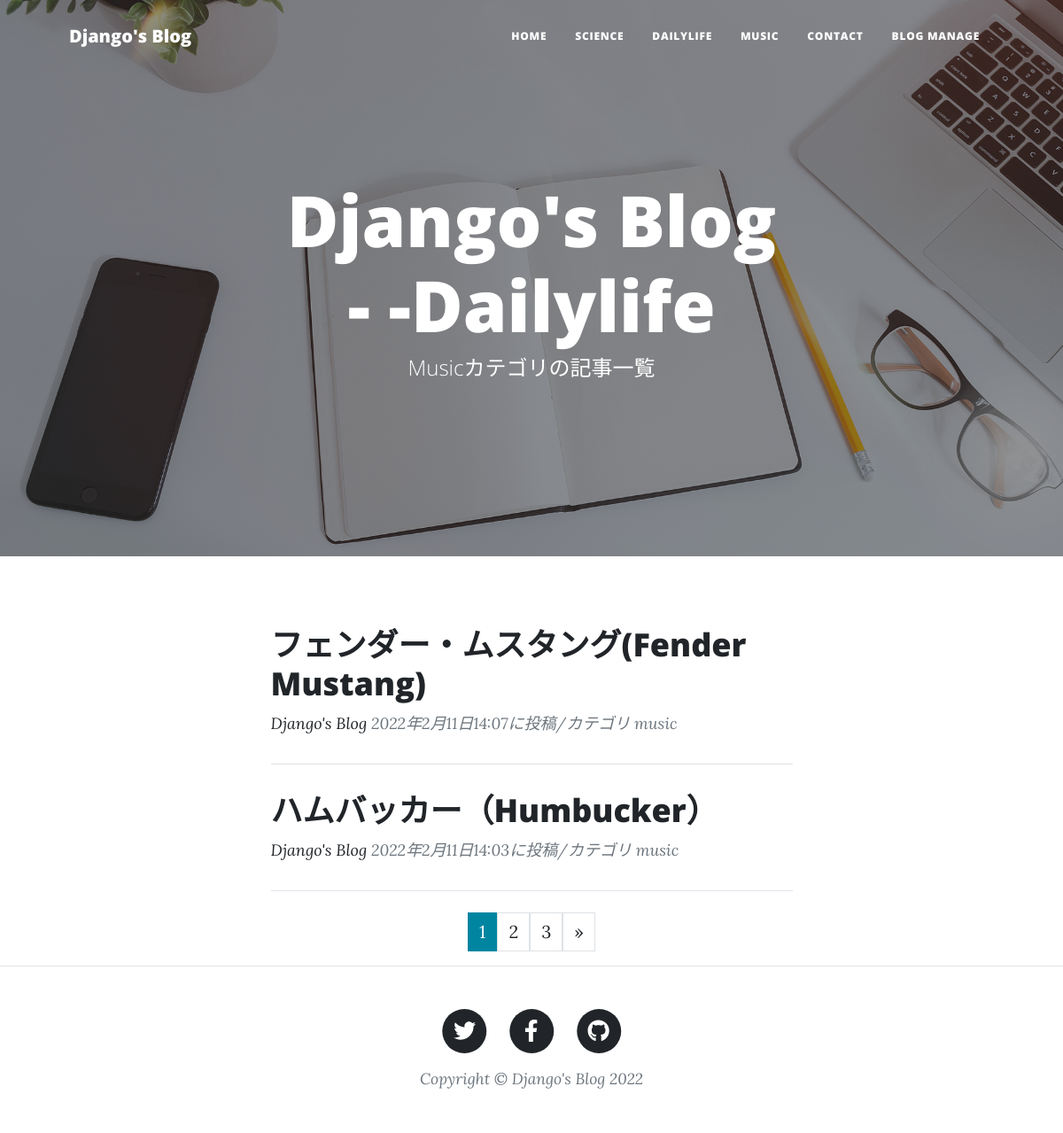
/music-list/, run on the app's committed database.
### blogapp/models.py (models this page shows, shortened)
class BlogPost(models.Model):
    CATEGORY = (
        ('science', '科学のこと'),
        ('dailylife', '日常のこと'),
        ('music', '音楽のこと'),
    )
    title = models.CharField(
        verbose_name='タイトル',
        max_length=200
    )
    content = models.TextField(
        verbose_name='本文'
    )
    posted_at = models.DateTimeField(
        verbose_name='投稿日時',
        auto_now_add=True
    )
    category = models.CharField(
        verbose_name='カテゴリー',
        max_length=50,
        choices=CATEGORY
    )

### blogapp/views.py (the view)
# urls.py: path('music-list/', views.MusicView.as_view(), name='music_list'),
class MusicView(ListView):
    template_name = 'music_list.html'
    model = BlogPost
    context_object_name = 'music_records'
    queryset = BlogPost.objects.filter(category='music').order_by('-posted_at')
    paginate_by = 2

### blogapp/templates/music_list.html (shortened to what this page needs)
{% extends 'base.html' %}
{% load static %}
{% block header %}
<header class="masthead" style="background-image: url({% static 'assets/img/home-bg.jpg' %})">
    <div class="container position-relative px-4 px-lg-5">
        <div class="row gx-4 gx-lg-5 justify-content-center">
            <div class="col-md-10 col-lg-8 col-xl-7">
                <div class="site-heading">
                    <h1>Django's Blog - -Dailylife</h1>
                    <span class="subheading">Musicカテゴリの記事一覧</span>
                </div>
            </div>
        </div>
    </div>
</header>
{% endblock %}
{% block contents %}
<div class="container px-4 px-lg-5">
    <div class="row gx-4 gx-lg-5 justify-content-center">
        <div class="col-md-10 col-lg-8 col-xl-7">
            {% for record in music_records %}
            <div class="post-preview">
                <a href={% url 'blogapp:blog_detail' record.pk %}>
                    <h2 class="post-title">{{ record.title }}</h2>
                <p class="post-meta">
                    <a href="#">Django's Blog</a>
                    {{ record.posted_at }}に投稿/カテゴリ
                    {{ record.category }}
                </p>
            </div>
            <hr class="my-4" />
            {% endfor %}
            {% include "pagination.html" %}
        </div>
    </div>
</div>
{% endblock %}

### data on the page
BlogPost: title "フェンダー・ムスタング(Fender Mustang)", posted_at "2022年2月11日14:07", category "music"
BlogPost: title "ハムバッカー（Humbucker）", posted_at "2022年2月11日14:03", category "music"

### other printed values
{{ num }} "1"
{{ num }} "2" "3"
